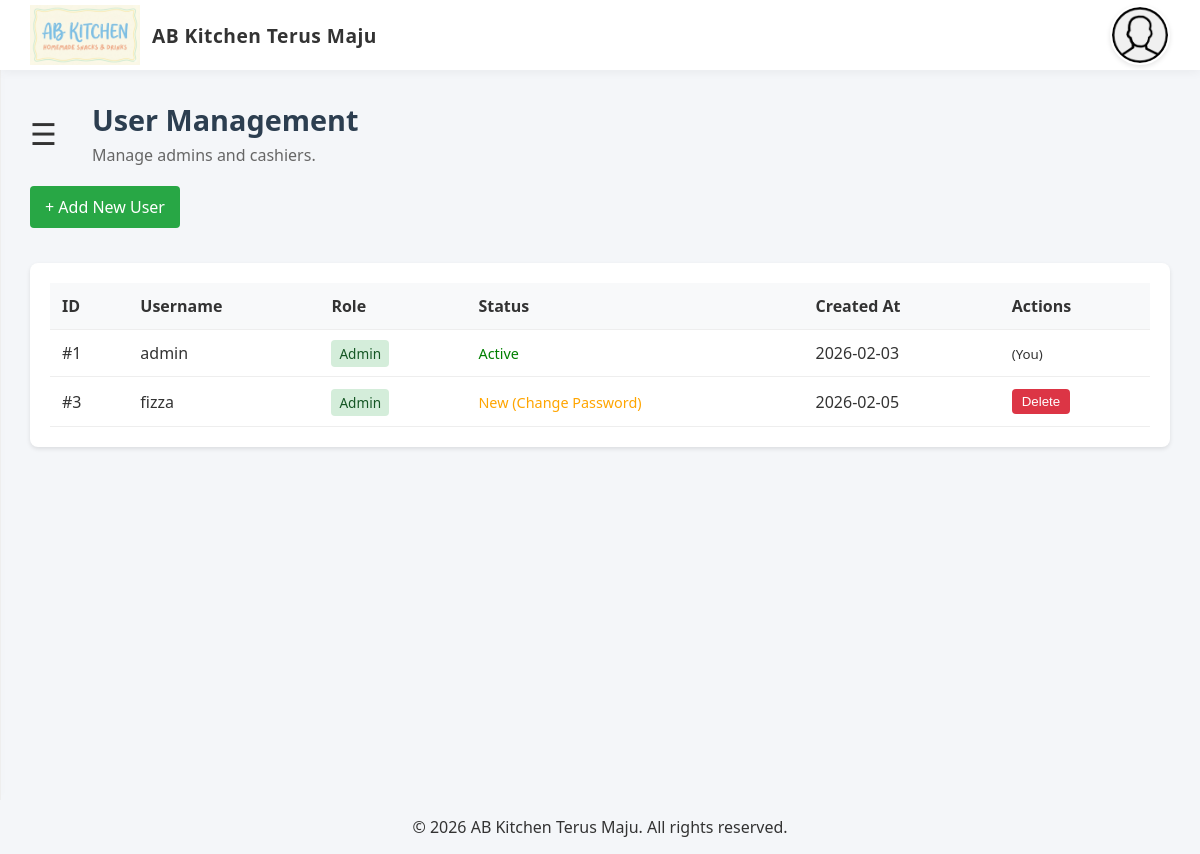
The page /pages/users/user_list.php (signed in) on the database its author committed.
### tables this page shows
CREATE TABLE users (
                id INTEGER PRIMARY KEY AUTOINCREMENT,
                username TEXT NOT NULL UNIQUE,
                password TEXT NOT NULL,
                role TEXT NOT NULL DEFAULT 'cashier', -- 'admin' or 'cashier'
                is_new INTEGER DEFAULT 1, -- 1 = User must change password, 0 = Active
                created_at DATETIME DEFAULT CURRENT_TIMESTAMP
            );

### pages/users/user_list.php (the view, shortened to what this page needs)
<?php
require_once '../../header.php';
try {
    $stmt = $pdo->query("SELECT id, username, role, is_new, created_at FROM users ORDER BY username ASC");
    $users = $stmt->fetchAll();
} catch (PDOException $e) {
    die("Database Error: " . $e->getMessage());
}
?>
<!DOCTYPE html>
<html lang="en">
<head>
    <link rel="stylesheet" href="../../styles/admin_dashboard.css">
</head>
<body>
    <main class="dashboard-container" id="main">
        <div class="dashboard-header">
            <span class="menu-toggle" onclick="openNav(event)">&#9776;</span>
            <div class="welcome-banner">
                <h1>User Management</h1>
                <p>Manage admins and cashiers.</p>
            </div>
        </div>
        <a href="/users/add" class="btn-add">+ Add New User</a>
        <div class="user-list-container">
            <table>
                <thead>
                    <tr>
                        <th>ID</th>
                        <th>Username</th>
                        <th>Role</th>
                        <th>Status</th>
                        <th>Created At</th>
                        <th>Actions</th>
                    </tr>
                </thead>
                <tbody>
                    <?php foreach ($users as $user): ?>
                    <tr>
                        <td>#<?= $user['id'] ?></td>
                        <td><?= htmlspecialchars($user['username']) ?></td>
                        <td>
                            <span class="badge badge-<?= $user['role'] ?>">
                                <?= ucfirst($user['role']) ?>
                            </span>
                        </td>
                        <td>
                            <?php if ($user['is_new']): ?>
                                <span style="color:orange;font-size:0.9em;">New (Change Password)</span>
                            <?php else: ?>
                                <span style="color:green;font-size:0.9em;">Active</span>
                            <?php endif; ?>
                        </td>
                        <td><?= date('Y-m-d', strtotime($user['created_at'])) ?></td>
                        <td>
                            <?php if ($user['id'] != $_SESSION['user_id']): ?>
                            <form method="POST" onsubmit="return confirm('Are you sure you want to delete this user?');" style="display:inline;">
                                <button type="submit" class="btn-delete">Delete</button>
                            </form>
                            <?php else: ?>
                                <small>(You)</small>
                            <?php endif; ?>
                        </td>
                    </tr>
                    <?php endforeach; ?>
                </tbody>
            </table>
        </div>
    </main>
    <?php include '../../footer.php'; ?>
</body>
</html>

### styles/main_style.css (style rules this page uses)
:root { --primary-color: #dcb5ff; --accent-color: #ff6b6b; --text-color: #333; --bg-color: #f4f6f9; --sidebar-bg: #fff; --header-height: 70px; --shadow-sm: 0 2px 5px rgba(0, 0, 0, 0.05); --shadow-md: 0 5px 15px rgba(0, 0, 0, 0.1); }
*, *::before, *::after { box-sizing: border-box; }
body { margin: 0; font-family: 'Outfit', 'Segoe UI', sans-serif; background-color: var(--bg-color); color: var(--text-color); overflow-x: hidden; }
main { background-color: var(--bg-color); color: var(--text-color); padding: 30px; min-height: calc(100vh - var(--header-height)); transition: margin-left .3s ease; flex: 1; max-width: 100%; }
main h1 { margin-bottom: 25px; font-size: 1.8rem; font-weight: 700; color: #2c3e50; }
.menu-toggle { font-size: 24px; cursor: pointer; margin-right: 15px; color: #555; display: inline-block; vertical-align: middle; }

### styles/admin_dashboard.css (style rules this page uses)
.dashboard-header { display: flex; align-items: center; gap: 20px; margin-bottom: 20px; }
.menu-toggle { font-size: 30px; cursor: pointer; color: #333; display: inline-block; }
.welcome-banner h1 { margin: 0; }
.welcome-banner p { margin: 5px 0 0 0; color: #666; }

### pages/users/user_list.php (style rules this page uses)
.user-list-container { background: white; padding: 20px; border-radius: 8px; box-shadow: 0 2px 4px rgba(0,0,0,0.1); margin-top: 20px; }
table { width: 100%; border-collapse: collapse; }
th, td { padding: 12px; text-align: left; border-bottom: 1px solid #eee; }
th { background-color: #f8f9fa; font-weight: 600; }
.btn-add { background-color: #28a745; color: white; padding: 10px 15px; text-decoration: none; border-radius: 4px; display: inline-block; margin-bottom: 15px; }
.btn-delete { background-color: #dc3545; color: white; border: none; padding: 5px 10px; border-radius: 4px; cursor: pointer; }
.badge { padding: 4px 8px; border-radius: 4px; font-size: 0.85em; }
.badge-admin { background: #d4edda; color: #155724; }

### rows shown on the page
users: id "1", username "admin", role "Admin", is_new "Active", created_at "2026-02-03", shows "(You)"
users: id "3", username "fizza", role "Admin", is_new "New (Change Password)", created_at "2026-02-05"

### other values the page prints
$store_name "AB Kitchen Terus Maju"
$footer_store_name "AB Kitchen Terus Maju"
